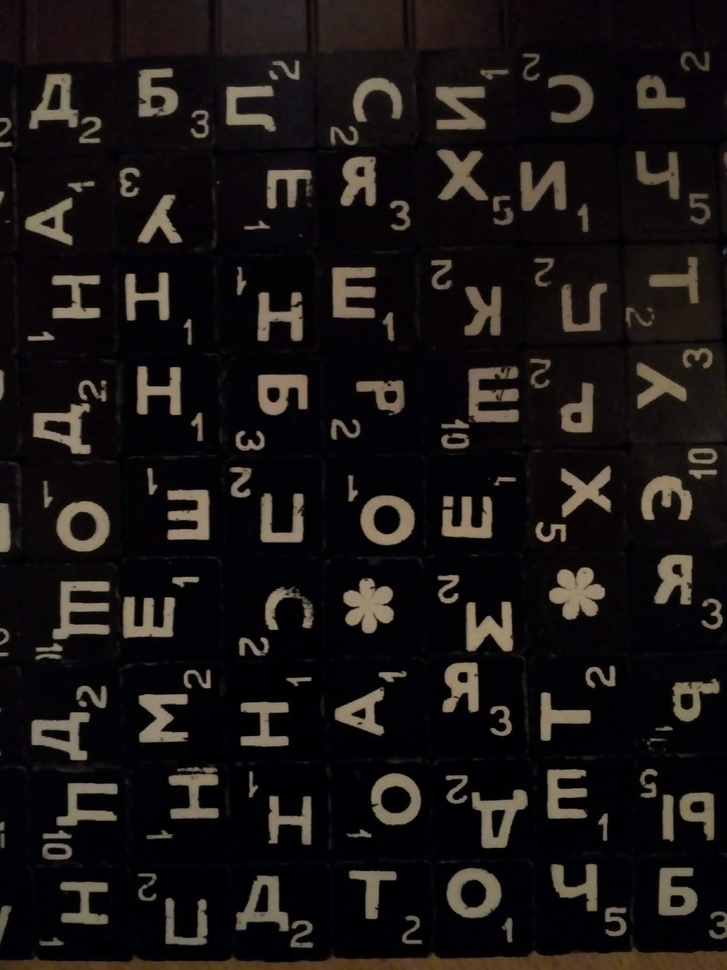
#> input picture images/bukvi.jpg, 727 x 970 px, shrunk from 1620 x 2160 before the run; its folder holds only this picture in this run
$ python image_process.py
#> lines starting #> are read from the running program, lines starting #| are printed output that depends on the picture
#> further down, img is the input picture: shape (970, 727, 3); mean B, G, R 20.1, 21.5, 25.5
# take an image, rotate it 180 degrees, crop by N px from left&right

import cv2
import os


def view_image(image, name_of_window):
    cv2.namedWindow(name_of_window, cv2.WINDOW_NORMAL)
    cv2.imshow(name_of_window, image)
    cv2.waitKey(0)
    cv2.destroyAllWindows()


def crop_left_right(image, px):  # !! n < width
    cropped = image[0:height, px:width - px]
    return cropped


def rotate180(image):
    (h, w, d) = image.shape
#> h = 970; w = 727; d = 3
    center = (w // 2, h // 2)
#> center = (363, 485)
    M = cv2.getRotationMatrix2D(center, 180, 1)
    rotated = cv2.warpAffine(image, M, (w, h))
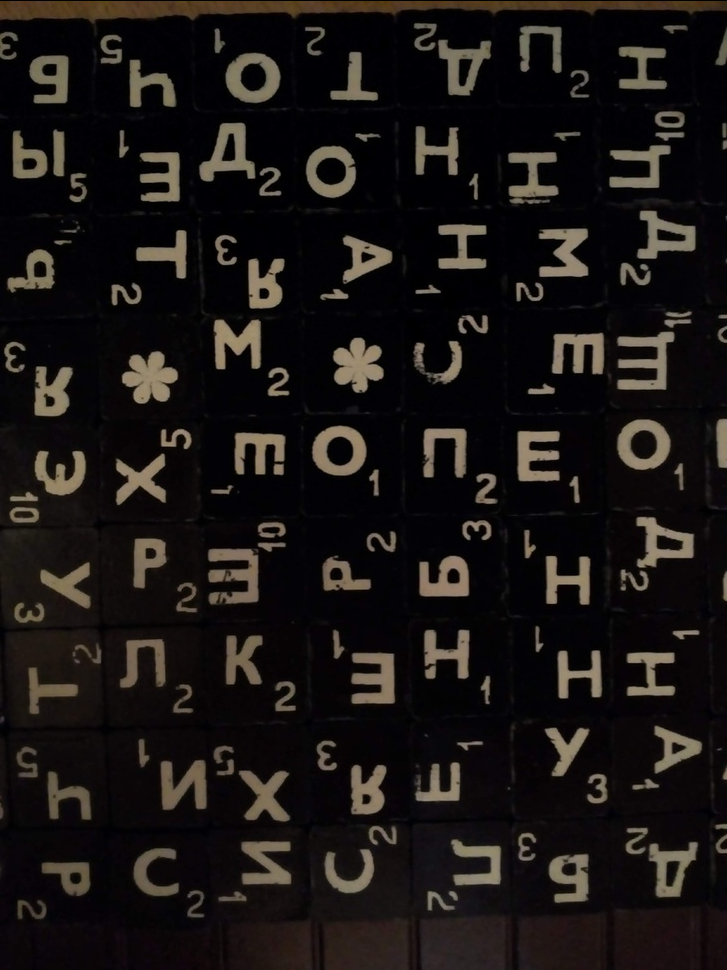
#> rotated: shape (970, 727, 3); mean B, G, R 20.1, 21.5, 25.5
    return rotated


folder = 'images/'
os.makedirs('output', exist_ok=True)
for filename in os.listdir(folder):
    img = cv2.imread(os.path.join(folder, filename))
    if img is not None:
        rot = rotate180(img)
        height, width, channels = img.shape
#> height = 970; width = 727; channels = 3
        while True:
            # n = 200  # (un)comment this for specific crop
            n = int(input())
            try:
                crop = crop_left_right(rot, n)
                cv2.imwrite("output/OUT" + filename, crop)
                break
            except cv2.error:
                print("N is greater than width, try again!")
#> this loop made 1 pass; the answer given on pass 1: 3
#> pass 1, in crop_left_right, `cropped = image[0:height, px:width - px]`:
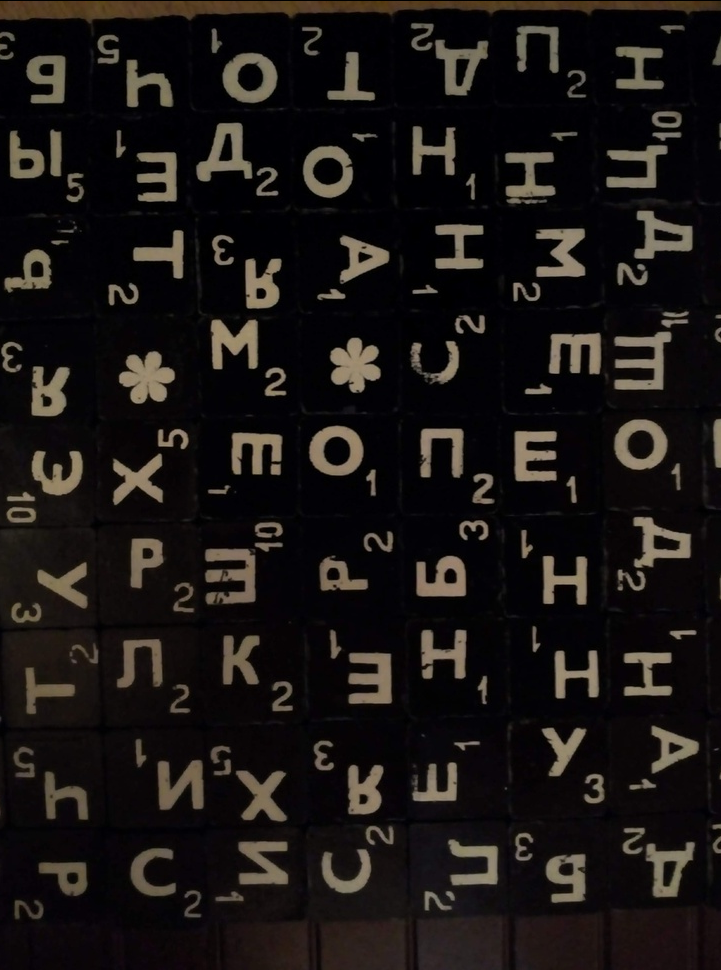
#> cropped: shape (970, 721, 3); mean B, G, R 20.1, 21.5, 25.5
